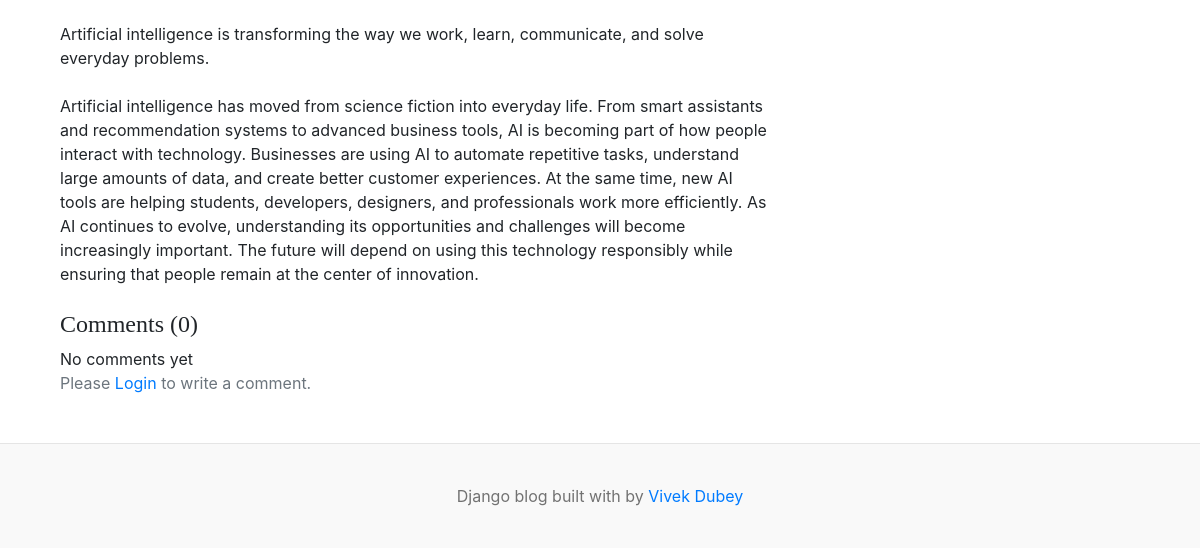
Page /blogs/the-future-of-artificial-intelligence-how-ai-is-changing-our-world/ (lower part) on the earlier database version.
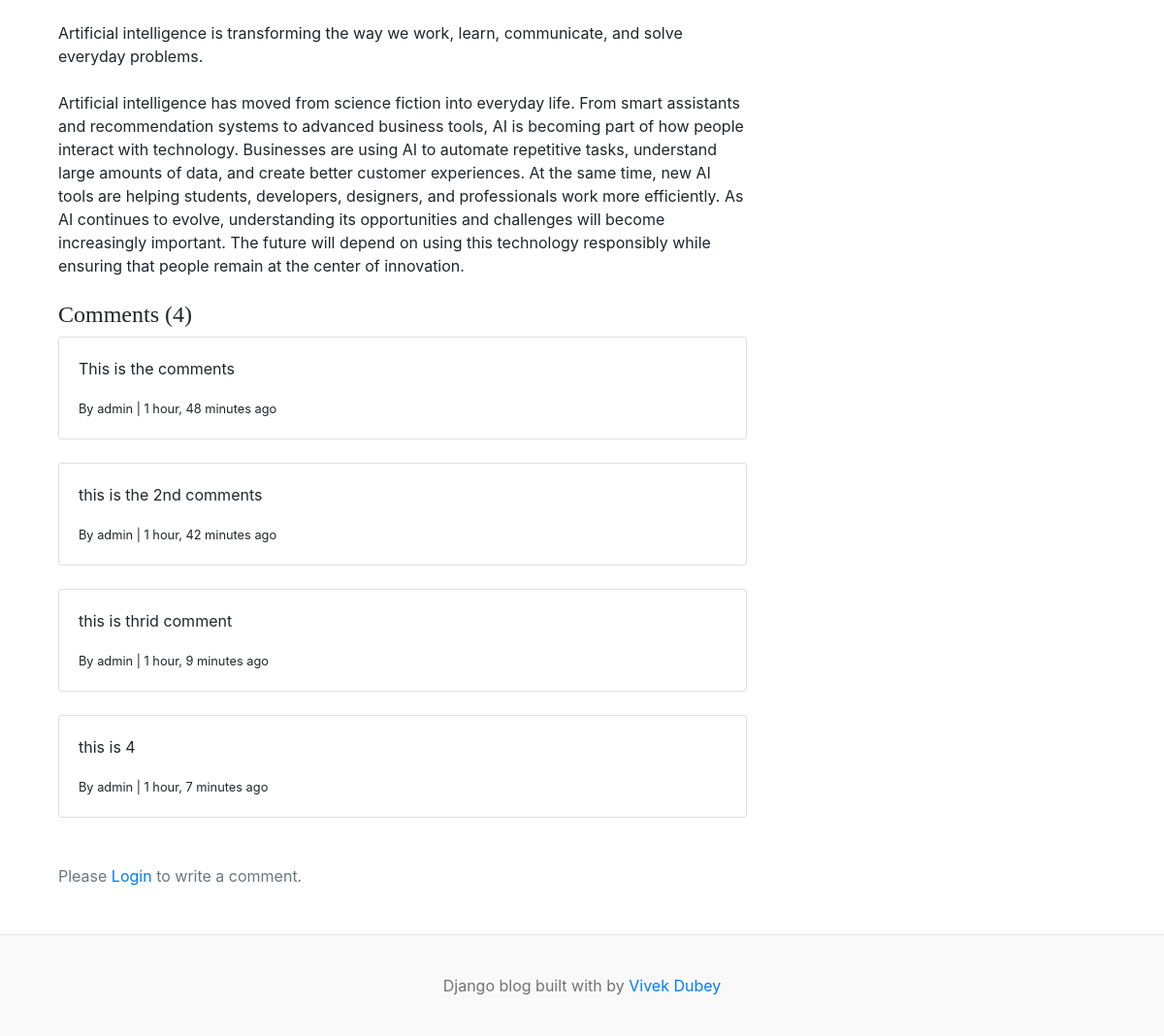
Same page on the later database version.
### articles/models.py (models this page shows, shortened)
class Blog(models.Model):
    title = models.CharField(max_length=100)
    slug = models.SlugField(max_length=150, unique=True, blank=True)
    category = models.ForeignKey(Category, on_delete=models.CASCADE)
    author = models.ForeignKey(User, on_delete=models.CASCADE)
    featured_image = models.ImageField(upload_to='uploads/%Y/%m/%d')
    short_description = models.TextField(max_length=500)
    blog_body = models.TextField(max_length=2000)
    status = models.CharField(max_length=20, choices=STATUS_CHOICES, default="Draft")
    is_featured = models.BooleanField(default=False)
    created_at = models.DateTimeField(auto_now_add=True)
    updated_at = models.DateTimeField(auto_now=True)

class Comment(models.Model):
    user = models.ForeignKey(User, on_delete=models.CASCADE)
    blog = models.ForeignKey(Blog, on_delete=models.CASCADE)
    comment = models.TextField(max_length=250)
    created_at = models.DateTimeField(auto_now_add=True)
    updated_at = models.DateTimeField(auto_now=True)
    def __str__(self):
        return self.comment

### articles/views.py (the view, shortened to what this page needs)
# urls.py: path('blogs/<slug:slug>/', view=views.blogs, name="blogs"),
def blogs(request, slug):
    single_blog = get_object_or_404(
        Blog,
        slug=slug,
        status='Published'
    )
    comments = Comment.objects.filter(blog=single_blog)
    comment_count = comments.count()
    context = {
        "single_blog": single_blog,
        'comments':comments,
        'comment_count':comment_count
    }
    return render(
        request,
        "blogs.html",
        context
    )

### articles/context_processor.py (called while the page is built)
def get_categories(request):
    categories = Category.objects.all()
    return dict(categories=categories)

def get_social_links(request):
    social_links =SocialLink.objects.all()
    return dict(social_links=social_links)

### articles/models.py (called while the page is built)
    def __str__(self):
        return self.category_name

### templates/blogs.html (shortened to what this page needs)
{% extends 'base.html' %}
{% block content %}
<div class="container mt-5">
  <div class="row">
    <div class="col-lg-8">
      <article>
        <section class="mb-5">
          <p class="fs-5 mb-4">
            {{ single_blog.short_description }}
          </p>
          <p class="fs-5 mb-4">
            {{ single_blog.blog_body }}
          </p>
          <h4>Comments ({{comment_count}})</h4>
          {% if comments %}
          {% for comment in comments %}
          <div class="card">
            <div class="card-body">
              <p class="card-text mb-0a">{{comment}}</p>
              <span>
                <small>
                 By {{comment.user}}
                </small>
                 <small>
                  | {{comment.created_at | timesince}} ago
                </small>
              </span>
            </div>
          </div>
          <br>
          {% endfor %}
          {% else %}
          No comments yet
          {% endif %}
          <br>
            <div class="form-group">
                {% if user.is_authenticated %}
                    <form action="" method="POST">
                        {% csrf_token %}
                        <div class="form-group">
                            <textarea
                                name="comment"
                                id="comment"
                                class="form-control"
                                placeholder="Write Your Comment"
                                rows="4"
                                required
                            ></textarea>
                            <input
                                type="submit"
                                value="Submit"
                                class="btn btn-primary mt-2"
                            >
                        </div>
                    </form>
                {% else %}
                    <p class="text-muted">
                        Please <span><a href="{% url "login" %}">Login</a></span> to write a comment.
                    </p>
                {% endif %}
            </div>
        </section>
      </article>
    </div>
    <div class="col-lg-4">
        </div>
      </div>
    </div>
  </div>
{% endblock %}

### templates/base.html (shortened to what this page needs)
{% load static %}
<!doctype html>
<html lang="en">
  <head>
    <link
      href="https://getbootstrap.com/docs/4.0/dist/css/bootstrap.min.css"
      rel="stylesheet"
    />
    <link rel="stylesheet" href="https://cdnjs.cloudflare.com/ajax/libs/font-awesome/4.7.0/css/font-awesome.min.css">
    <link href="{% static 'css/blog.css' %}" rel="stylesheet" />
  </head>
  <body>
    <div class="container">
{% block content %}
{% endblock%}
    <footer class="blog-footer">
      <p>Django blog built with by <a href="#">Vivek Dubey</a></p>
    </footer>
  </body>
</html>

### static/css/blog.css (style rules this page uses)
h1, h2, h3, h4, h5, h6 { font-family: "Playfair Display", Georgia, "Times New Roman", serif; }
.blog-footer { padding: 2.5rem 0; color: #727272; text-align: center; background-color: #f9f9f9; border-top: .05rem solid #e5e5e5; }
.blog-footer p:last-child { margin-bottom: 0; }

Differences in the rows shown:
added Comment: comment "This is the comments", user "admin", created_at "1 hour, 48 minutes"
added Comment: comment "this is the 2nd comments", user "admin", created_at "1 hour, 42 minutes"
added Comment: comment "this is thrid comment", user "admin", created_at "1 hour, 9 minutes"
added Comment: comment "this is 4", user "admin", created_at "1 hour, 7 minutes"
Other differences:
{{ comment_count }}: "0" → "4"
text no longer shown: "No comments yet"
